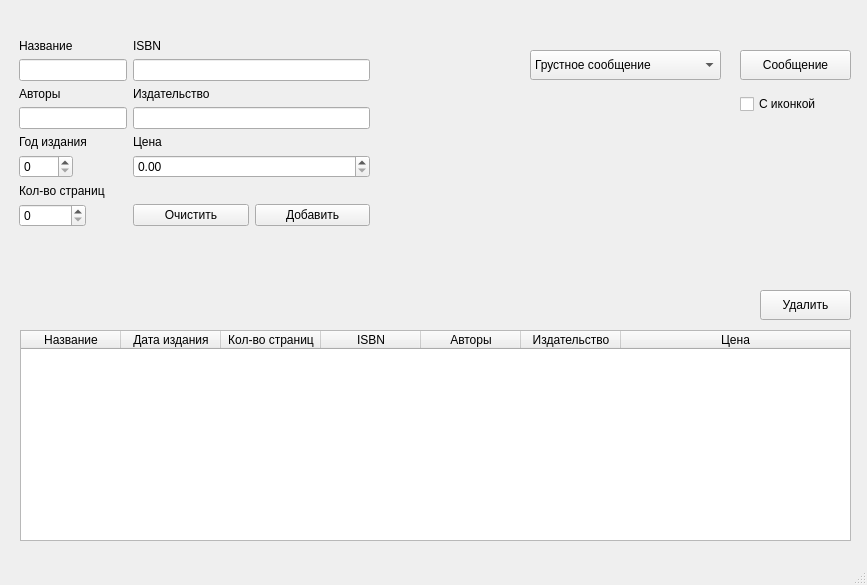
<?xml version="1.0" encoding="UTF-8"?>
<ui version="4.0">
 <class>MainWindow</class>
 <widget class="QMainWindow" name="MainWindow">
  <property name="geometry">
   <rect>
    <x>0</x>
    <y>0</y>
    <width>867</width>
    <height>585</height>
   </rect>
  </property>
  <property name="windowTitle">
   <string>MainWindow</string>
  </property>
  <widget class="QWidget" name="centralwidget">
   <widget class="QWidget" name="formLayoutWidget">
    <property name="geometry">
     <rect>
      <x>19</x>
      <y>39</y>
      <width>351</width>
      <height>271</height>
     </rect>
    </property>
    <layout class="QFormLayout" name="formLayout">
     <item row="0" column="0">
      <widget class="QLabel" name="label">
       <property name="text">
        <string>Название</string>
       </property>
      </widget>
     </item>
     <item row="0" column="1">
      <widget class="QLabel" name="label_2">
       <property name="text">
        <string>ISBN</string>
       </property>
      </widget>
     </item>
     <item row="1" column="0">
      <widget class="QLineEdit" name="leName"/>
     </item>
     <item row="1" column="1">
      <widget class="QLineEdit" name="leIsbn"/>
     </item>
     <item row="2" column="0">
      <widget class="QLabel" name="label_3">
       <property name="text">
        <string>Авторы</string>
       </property>
      </widget>
     </item>
     <item row="2" column="1">
      <widget class="QLabel" name="label_4">
       <property name="text">
        <string>Издательство</string>
       </property>
      </widget>
     </item>
     <item row="3" column="0">
      <widget class="QLineEdit" name="leAuthors"/>
     </item>
     <item row="3" column="1">
      <widget class="QLineEdit" name="lePublisher"/>
     </item>
     <item row="4" column="0">
      <widget class="QLabel" name="label_5">
       <property name="text">
        <string>Год издания</string>
       </property>
      </widget>
     </item>
     <item row="4" column="1">
      <widget class="QLabel" name="label_6">
       <property name="text">
        <string>Цена</string>
       </property>
      </widget>
     </item>
     <item row="5" column="0">
      <widget class="QSpinBox" name="sbPublicationYear">
       <property name="maximum">
        <number>2020</number>
       </property>
      </widget>
     </item>
     <item row="5" column="1">
      <widget class="QDoubleSpinBox" name="dsbPrice">
       <property name="maximum">
        <double>999999999.990000009536743</double>
       </property>
      </widget>
     </item>
     <item row="6" column="0">
      <widget class="QLabel" name="label_7">
       <property name="text">
        <string>Кол-во страниц</string>
       </property>
      </widget>
     </item>
     <item row="7" column="0">
      <widget class="QSpinBox" name="sbNPages">
       <property name="sizePolicy">
        <sizepolicy hsizetype="Maximum" vsizetype="Fixed">
         <horstretch>0</horstretch>
         <verstretch>0</verstretch>
        </sizepolicy>
       </property>
       <property name="maximum">
        <number>100000</number>
       </property>
      </widget>
     </item>
     <item row="7" column="1">
      <layout class="QHBoxLayout" name="horizontalLayout">
       <item>
        <widget class="QPushButton" name="btnClear">
         <property name="text">
          <string>Очистить</string>
         </property>
        </widget>
       </item>
       <item>
        <widget class="QPushButton" name="btnAdd">
         <property name="text">
          <string>Добавить</string>
         </property>
        </widget>
       </item>
      </layout>
     </item>
    </layout>
   </widget>
   <widget class="QTableWidget" name="twBooks">
    <property name="geometry">
     <rect>
      <x>20</x>
      <y>330</y>
      <width>831</width>
      <height>211</height>
     </rect>
    </property>
    <attribute name="horizontalHeaderCascadingSectionResizes">
     <bool>true</bool>
    </attribute>
    <attribute name="horizontalHeaderStretchLastSection">
     <bool>true</bool>
    </attribute>
    <attribute name="verticalHeaderStretchLastSection">
     <bool>false</bool>
    </attribute>
    <column>
     <property name="text">
      <string>Название</string>
     </property>
    </column>
    <column>
     <property name="text">
      <string>Дата издания</string>
     </property>
    </column>
    <column>
     <property name="text">
      <string>Кол-во страниц</string>
     </property>
    </column>
    <column>
     <property name="text">
      <string>ISBN</string>
     </property>
    </column>
    <column>
     <property name="text">
      <string>Авторы</string>
     </property>
    </column>
    <column>
     <property name="text">
      <string>Издательство</string>
     </property>
    </column>
    <column>
     <property name="text">
      <string>Цена</string>
     </property>
    </column>
   </widget>
   <widget class="QPushButton" name="btnDelete">
    <property name="geometry">
     <rect>
      <x>760</x>
      <y>290</y>
      <width>91</width>
      <height>30</height>
     </rect>
    </property>
    <property name="text">
     <string>Удалить</string>
    </property>
   </widget>
   <widget class="QComboBox" name="cbMessageType">
    <property name="geometry">
     <rect>
      <x>530</x>
      <y>50</y>
      <width>191</width>
      <height>30</height>
     </rect>
    </property>
    <item>
     <property name="text">
      <string>Грустное сообщение</string>
     </property>
    </item>
    <item>
     <property name="text">
      <string>Веселое сообщение</string>
     </property>
    </item>
   </widget>
   <widget class="QPushButton" name="btnMessage">
    <property name="geometry">
     <rect>
      <x>740</x>
      <y>50</y>
      <width>111</width>
      <height>30</height>
     </rect>
    </property>
    <property name="text">
     <string>Сообщение</string>
    </property>
   </widget>
   <widget class="QCheckBox" name="cbWithIcon">
    <property name="geometry">
     <rect>
      <x>740</x>
      <y>90</y>
      <width>96</width>
      <height>28</height>
     </rect>
    </property>
    <property name="text">
     <string>С иконкой</string>
    </property>
   </widget>
  </widget>
  <widget class="QMenuBar" name="menubar">
   <property name="geometry">
    <rect>
     <x>0</x>
     <y>0</y>
     <width>867</width>
     <height>27</height>
    </rect>
   </property>
  </widget>
  <widget class="QStatusBar" name="statusbar"/>
 </widget>
 <resources/>
 <connections/>
</ui>
